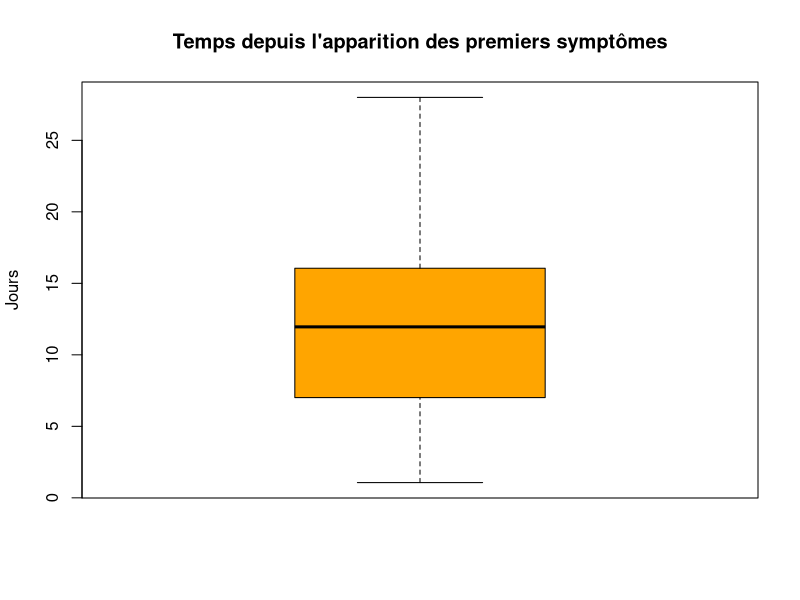
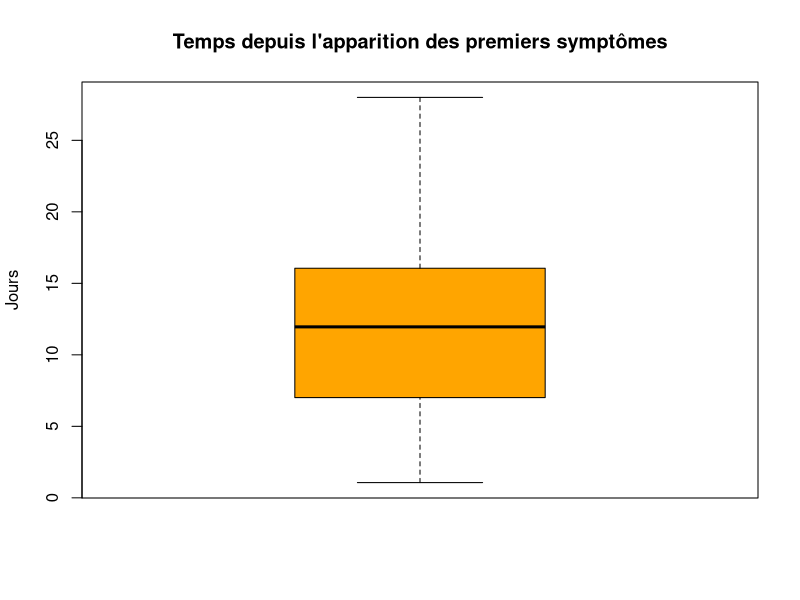
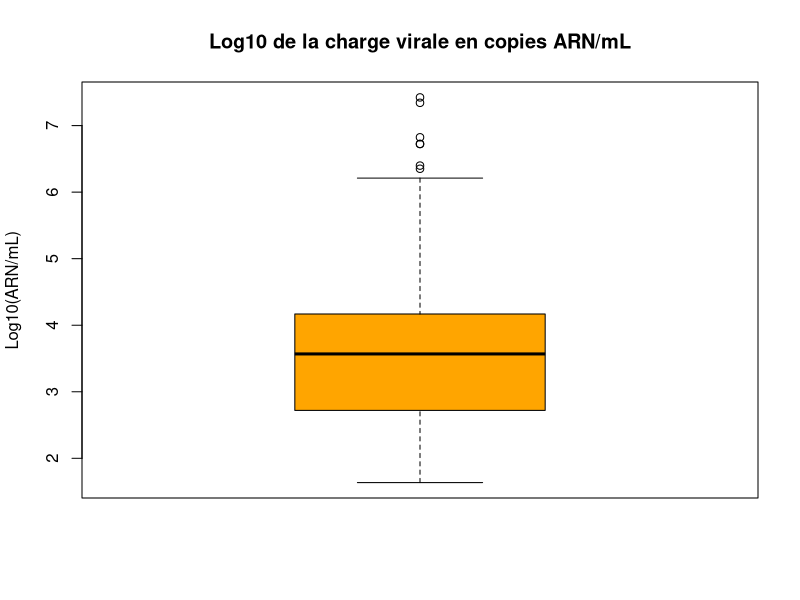
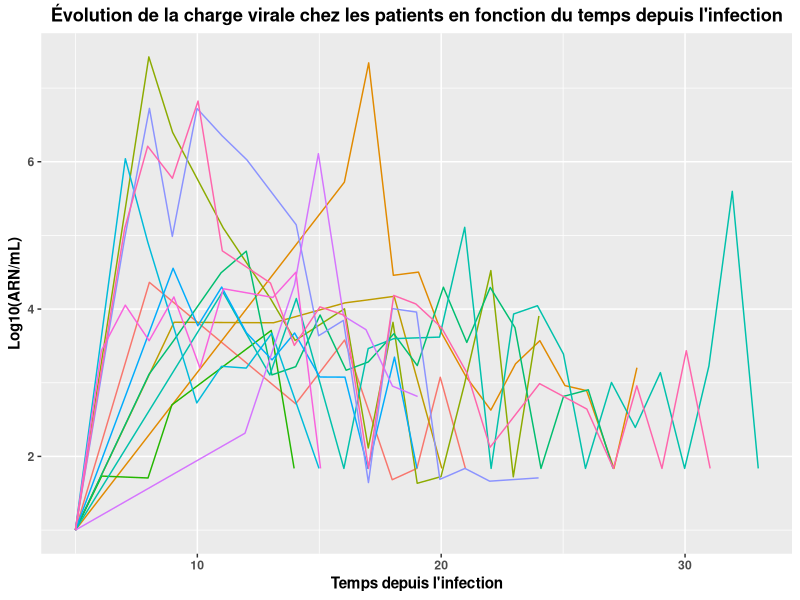

Write R code to recreate these figures, in order.
# Librairies --------------------------------------------------------------

library(readxl)
library(ggplot2)


# Chargement et gestion de la BDD --------------------------------------------------------------

data_vl <- read_excel("data_vl.xlsx", 
                      col_types = c("numeric", "numeric", "numeric", 
                                    "numeric"))

data_vl$id <- as.factor(data_vl$id)


Intercept <- data.frame(
  id = data_vl$id[which(duplicated(data_vl$id) == F)],
  Time_sympt = 0,
  Time_inf = 5,
  LVL = 1
) # Création d'une BDD qui est data_vl avec une valeur initiale (Time_sympt = 0) d'une LVL = 1.

# On ajoute cet intercept aux 13 patients
data_vl_intercept <- merge(data_vl, Intercept, all.x = T, all.y = T)

# Statistiques descriptives de la BDD ------------------------------------

# Paramètre pour les plot de ggplot
p <- theme(
  plot.title = element_text(hjust = 0.5, face = "bold"),
  axis.text = element_text(face = "bold"),
  axis.title = element_text(face = "bold")
)



summary(data_vl$id) # 13 patients
156/13 # 12 mesures par patient en moyenne (min = 7 ; max = 22)

data_vl$Time_inf-data_vl$Time_sympt # Egal à 5 pour tous les individus, la variable "Time_inf" a été correctement codée.

# Statistiques sur le temps depuis l'apparition des 1ers symtpômes
boxplot(data_vl$Time_sympt, main = "Temps depuis l'apparition des premiers symptômes", ylab = "Jours", col = "orange")
summary(data_vl$Time_sympt)
mean(data_vl$Time_sympt) ; min(data_vl$Time_sympt) ; max(data_vl$Time_sympt) ; sd(data_vl$Time_sympt)
# moyenne de 12,1 jours ; 1 jour min ; 28 jours max ; 6,4 jours Écart-type

# Les statistiques sont les mêmes pour chaque individu (avec +5 pour chaque valeur) pour la variable "Temps depuis infection"

# Statistiques sur la charge virale des patients
boxplot(data_vl$Time_sympt, main = "Temps depuis l'apparition des premiers symptômes", ylab = "Jours", col = "orange")

boxplot(data_vl$LVL, main = "Log10 de la charge virale en copies ARN/mL", ylab = "Log10(ARN/mL)", col = "orange")
summary(data_vl$LVL)
mean(data_vl$LVL) ; min(data_vl$LVL) ; max(data_vl$LVL) ; sd(data_vl$LVL)

# Regardons l'évolution de la charge virale chez les patients depuis l'infection

ggplot(data = data_vl_intercept, aes(x = Time_inf, y = LVL, col = id)) +
  geom_line() +
  theme(legend.position='none') +
  ylab("Log10(ARN/mL)") +
  xlab("Temps depuis l'infection") +
  p +
  ggtitle("Évolution de la charge virale chez les patients en fonction du temps depuis l'infection")

